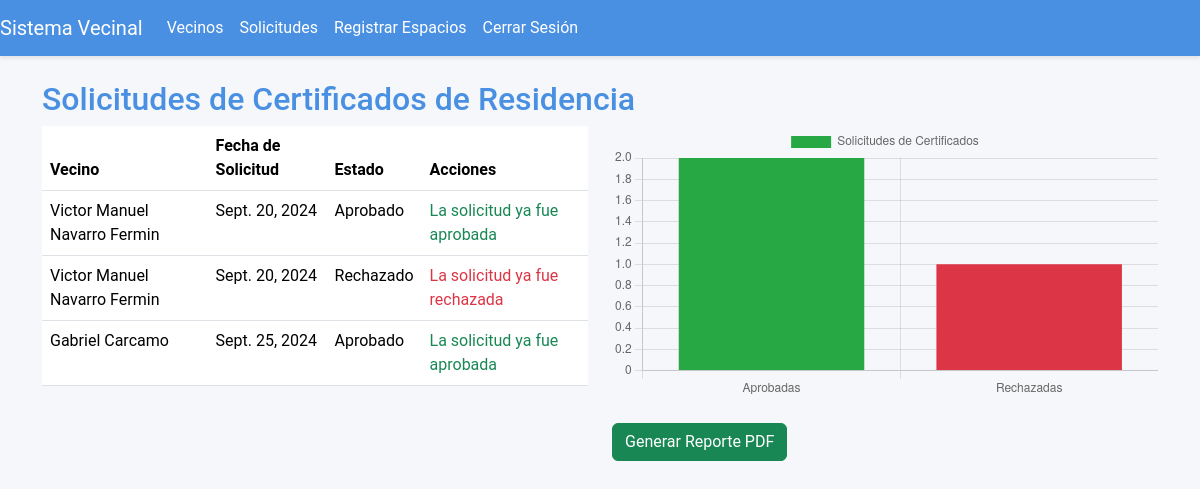
/gestionar/ (signed in), run on an earlier commit of the app's database.
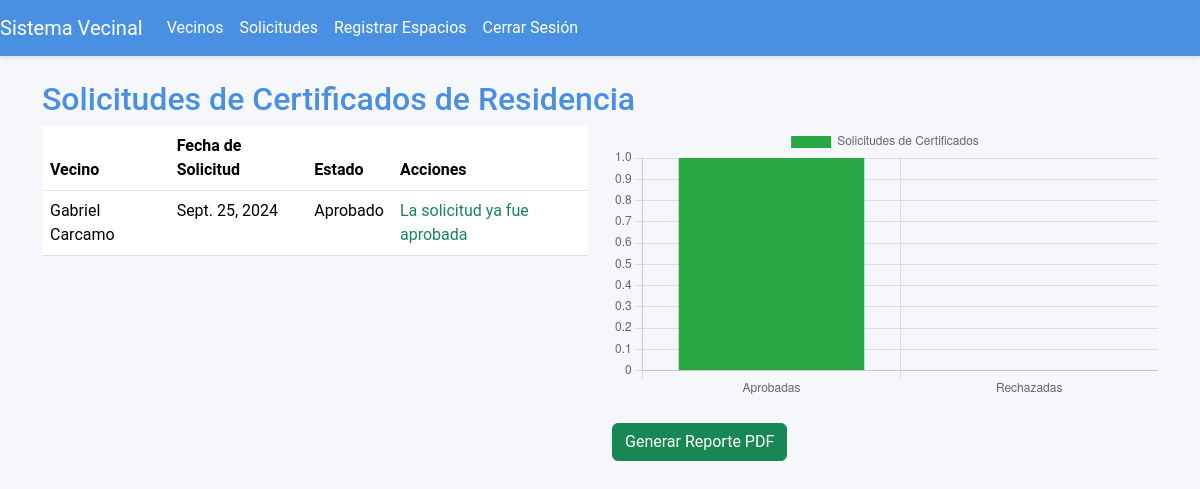
And on a later commit of the database.
### junta_vecinos/models.py (models this page shows, shortened)
class SolicitudCertificado(models.Model):
    ESTADO_CHOICES = [
        ('Pendiente', 'Pendiente'),
        ('Aprobado', 'Aprobado'),
        ('Rechazado', 'Rechazado'),
    ]
    vecino = models.ForeignKey(Vecino, on_delete=models.CASCADE)  # Cambio aquí
    fecha_solicitud = models.DateField(auto_now_add=True)
    estado = models.CharField(max_length=10, choices=ESTADO_CHOICES, default='Pendiente')
    motivo = models.TextField()
    foto_carnet_frente = models.ImageField(upload_to='carnets/', blank=False, null=False)
    foto_carnet_atras = models.ImageField(upload_to='carnets/', blank=False, null=False)
    documento_residencia = models.FileField(upload_to='documentos_residencia/', blank=False, null=False)

class Vecino(models.Model):
    user = models.OneToOneField(User, on_delete=models.CASCADE)
    nombres = models.CharField(max_length=255)
    apellidos = models.CharField(max_length=255)
    direccion = models.CharField(max_length=255)
    telefono = models.CharField(max_length=15)
    fecha_nacimiento = models.DateField()
    def __str__(self):
        return f"{self.nombres} {self.apellidos}"

### junta_vecinos/views.py (the view)
# urls.py: path('gestionar/', views.gestionar_solicitudes, name='gestionar_solicitudes'),
@user_passes_test(is_admin)
def gestionar_solicitudes(request):
    solicitudes = SolicitudCertificado.objects.all()
    aprobadas = solicitudes.filter(estado='Aprobado').count()
    rechazadas = solicitudes.filter(estado='Rechazado').count()
    return render(request, 'junta_vecinos/gestionar_solicitudes.html', {
        'solicitudes': solicitudes,
        'aprobadas': aprobadas,
        'rechazadas': rechazadas
    })

### junta_vecinos/views.py (called while the page is built)
def is_admin(user):
    return user.is_superuser  # Solo permite el acceso si el usuario es un superusuario (admin)

### junta_vecinos/templates/junta_vecinos/gestionar_solicitudes.html (shortened to what this page needs)
{% extends 'junta_vecinos/base.html' %}
{% block content %}
<h2>Solicitudes de Certificados de Residencia</h2>
<div class="row">
    <div class="col-md-6">
        <table class="table">
            <thead>
                <tr>
                    <th>Vecino</th>
                    <th>Fecha de Solicitud</th>
                    <th>Estado</th>
                    <th>Acciones</th>
                </tr>
            </thead>
            <tbody>
                {% for solicitud in solicitudes %}
                <tr>
                    <td>{{ solicitud.vecino }}</td>
                    <td>{{ solicitud.fecha_solicitud }}</td>
                    <td>{{ solicitud.get_estado_display }}</td>
                    <td>
                        {% if solicitud.estado == 'Pendiente' %}
                            <a href="{% url 'ver_solicitud' solicitud.id %}" class="btn btn-primary">Ver Solicitud</a>
                        {% elif solicitud.estado == 'Aprobado' %}
                            <span class="text-success">La solicitud ya fue aprobada</span>
                        {% elif solicitud.estado == 'Rechazado' %}
                            <span class="text-danger">La solicitud ya fue rechazada</span>
                        {% else %}
                            <span class="text-muted">No hay acciones disponibles</span>
                        {% endif %}
                    </td>
                </tr>
                {% endfor %}
            </tbody>
        </table>
    </div>
    <div class="col-md-6">
        <canvas id="solicitudesChart" width="400" height="200"></canvas>
        <button class="btn btn-success mt-4" onclick="window.location.href='{% url 'generar_reporte_solicitudes_pdf' %}'">Generar Reporte PDF</button>
    </div>
</div>
<script>
    var ctx = document.getElementById('solicitudesChart').getContext('2d');
    var solicitudesChart = new Chart(ctx, {
        type: 'bar',
        data: {
            labels: ['Aprobadas', 'Rechazadas'],
            datasets: [{
                label: 'Solicitudes de Certificados',
                data: [{{ aprobadas }}, {{ rechazadas }}],
                backgroundColor: ['#28a745', '#dc3545'],
            }]
        },
        options: {
            scales: {
                y: {
                    beginAtZero: true
                }
            }
        }
    });
</script>
{% endblock %}

What changed in the data, as far as the page shows it:
removed SolicitudCertificado: vecino "Victor Manuel Navarro Fermin", fecha_solicitud "Sept. 20, 2024", estado "Aprobado", shows "La solicitud ya fue aprobada"
removed SolicitudCertificado: vecino "Victor Manuel Navarro Fermin", fecha_solicitud "Sept. 20, 2024", estado "Rechazado", shows "La solicitud ya fue rechazada"
Also different on the page:
chart data {{ aprobadas }}: 2 → 1
chart data {{ rechazadas }}: 1 → 0
